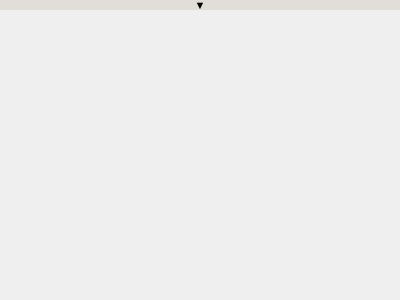
<?xml version="1.0" encoding="UTF-8"?>
<ui version="4.0">
 <class>GraphWidget</class>
 <widget class="QWidget" name="GraphWidget">
  <property name="geometry">
   <rect>
    <x>0</x>
    <y>0</y>
    <width>400</width>
    <height>300</height>
   </rect>
  </property>
  <property name="windowTitle">
   <string>Form</string>
  </property>
  <layout class="QVBoxLayout" name="verticalLayout_2">
   <property name="spacing">
    <number>0</number>
   </property>
   <property name="margin">
    <number>0</number>
   </property>
   <item>
    <layout class="QVBoxLayout" name="widgets">
     <property name="spacing">
      <number>0</number>
     </property>
    </layout>
   </item>
   <item>
    <widget class="QPushButton" name="pushButton">
     <property name="maximumSize">
      <size>
       <width>16777215</width>
       <height>10</height>
      </size>
     </property>
     <property name="palette">
      <palette>
       <active>
        <colorrole role="WindowText">
         <brush brushstyle="SolidPattern">
          <color alpha="255">
           <red>0</red>
           <green>0</green>
           <blue>0</blue>
          </color>
         </brush>
        </colorrole>
        <colorrole role="Button">
         <brush brushstyle="SolidPattern">
          <color alpha="255">
           <red>225</red>
           <green>222</green>
           <blue>215</blue>
          </color>
         </brush>
        </colorrole>
        <colorrole role="Light">
         <brush brushstyle="SolidPattern">
          <color alpha="255">
           <red>255</red>
           <green>255</green>
           <blue>255</blue>
          </color>
         </brush>
        </colorrole>
        <colorrole role="Midlight">
         <brush brushstyle="SolidPattern">
          <color alpha="255">
           <red>240</red>
           <green>238</green>
           <blue>235</blue>
          </color>
         </brush>
        </colorrole>
        <colorrole role="Dark">
         <brush brushstyle="SolidPattern">
          <color alpha="255">
           <red>112</red>
           <green>111</green>
           <blue>107</blue>
          </color>
         </brush>
        </colorrole>
        <colorrole role="Mid">
         <brush brushstyle="SolidPattern">
          <color alpha="255">
           <red>150</red>
           <green>148</green>
           <blue>143</blue>
          </color>
         </brush>
        </colorrole>
        <colorrole role="Text">
         <brush brushstyle="SolidPattern">
          <color alpha="255">
           <red>0</red>
           <green>0</green>
           <blue>0</blue>
          </color>
         </brush>
        </colorrole>
        <colorrole role="BrightText">
         <brush brushstyle="SolidPattern">
          <color alpha="255">
           <red>255</red>
           <green>255</green>
           <blue>255</blue>
          </color>
         </brush>
        </colorrole>
        <colorrole role="ButtonText">
         <brush brushstyle="SolidPattern">
          <color alpha="255">
           <red>0</red>
           <green>0</green>
           <blue>0</blue>
          </color>
         </brush>
        </colorrole>
        <colorrole role="Base">
         <brush brushstyle="SolidPattern">
          <color alpha="255">
           <red>255</red>
           <green>255</green>
           <blue>255</blue>
          </color>
         </brush>
        </colorrole>
        <colorrole role="Window">
         <brush brushstyle="SolidPattern">
          <color alpha="255">
           <red>225</red>
           <green>222</green>
           <blue>215</blue>
          </color>
         </brush>
        </colorrole>
        <colorrole role="Shadow">
         <brush brushstyle="SolidPattern">
          <color alpha="255">
           <red>0</red>
           <green>0</green>
           <blue>0</blue>
          </color>
         </brush>
        </colorrole>
        <colorrole role="AlternateBase">
         <brush brushstyle="SolidPattern">
          <color alpha="255">
           <red>240</red>
           <green>238</green>
           <blue>235</blue>
          </color>
         </brush>
        </colorrole>
        <colorrole role="ToolTipBase">
         <brush brushstyle="SolidPattern">
          <color alpha="255">
           <red>255</red>
           <green>255</green>
           <blue>220</blue>
          </color>
         </brush>
        </colorrole>
        <colorrole role="ToolTipText">
         <brush brushstyle="SolidPattern">
          <color alpha="255">
           <red>0</red>
           <green>0</green>
           <blue>0</blue>
          </color>
         </brush>
        </colorrole>
       </active>
       <inactive>
        <colorrole role="WindowText">
         <brush brushstyle="SolidPattern">
          <color alpha="255">
           <red>0</red>
           <green>0</green>
           <blue>0</blue>
          </color>
         </brush>
        </colorrole>
        <colorrole role="Button">
         <brush brushstyle="SolidPattern">
          <color alpha="255">
           <red>225</red>
           <green>222</green>
           <blue>215</blue>
          </color>
         </brush>
        </colorrole>
        <colorrole role="Light">
         <brush brushstyle="SolidPattern">
          <color alpha="255">
           <red>255</red>
           <green>255</green>
           <blue>255</blue>
          </color>
         </brush>
        </colorrole>
        <colorrole role="Midlight">
         <brush brushstyle="SolidPattern">
          <color alpha="255">
           <red>240</red>
           <green>238</green>
           <blue>235</blue>
          </color>
         </brush>
        </colorrole>
        <colorrole role="Dark">
         <brush brushstyle="SolidPattern">
          <color alpha="255">
           <red>112</red>
           <green>111</green>
           <blue>107</blue>
          </color>
         </brush>
        </colorrole>
        <colorrole role="Mid">
         <brush brushstyle="SolidPattern">
          <color alpha="255">
           <red>150</red>
           <green>148</green>
           <blue>143</blue>
          </color>
         </brush>
        </colorrole>
        <colorrole role="Text">
         <brush brushstyle="SolidPattern">
          <color alpha="255">
           <red>0</red>
           <green>0</green>
           <blue>0</blue>
          </color>
         </brush>
        </colorrole>
        <colorrole role="BrightText">
         <brush brushstyle="SolidPattern">
          <color alpha="255">
           <red>255</red>
           <green>255</green>
           <blue>255</blue>
          </color>
         </brush>
        </colorrole>
        <colorrole role="ButtonText">
         <brush brushstyle="SolidPattern">
          <color alpha="255">
           <red>0</red>
           <green>0</green>
           <blue>0</blue>
          </color>
         </brush>
        </colorrole>
        <colorrole role="Base">
         <brush brushstyle="SolidPattern">
          <color alpha="255">
           <red>255</red>
           <green>255</green>
           <blue>255</blue>
          </color>
         </brush>
        </colorrole>
        <colorrole role="Window">
         <brush brushstyle="SolidPattern">
          <color alpha="255">
           <red>225</red>
           <green>222</green>
           <blue>215</blue>
          </color>
         </brush>
        </colorrole>
        <colorrole role="Shadow">
         <brush brushstyle="SolidPattern">
          <color alpha="255">
           <red>0</red>
           <green>0</green>
           <blue>0</blue>
          </color>
         </brush>
        </colorrole>
        <colorrole role="AlternateBase">
         <brush brushstyle="SolidPattern">
          <color alpha="255">
           <red>240</red>
           <green>238</green>
           <blue>235</blue>
          </color>
         </brush>
        </colorrole>
        <colorrole role="ToolTipBase">
         <brush brushstyle="SolidPattern">
          <color alpha="255">
           <red>255</red>
           <green>255</green>
           <blue>220</blue>
          </color>
         </brush>
        </colorrole>
        <colorrole role="ToolTipText">
         <brush brushstyle="SolidPattern">
          <color alpha="255">
           <red>0</red>
           <green>0</green>
           <blue>0</blue>
          </color>
         </brush>
        </colorrole>
       </inactive>
       <disabled>
        <colorrole role="WindowText">
         <brush brushstyle="SolidPattern">
          <color alpha="255">
           <red>112</red>
           <green>111</green>
           <blue>107</blue>
          </color>
         </brush>
        </colorrole>
        <colorrole role="Button">
         <brush brushstyle="SolidPattern">
          <color alpha="255">
           <red>225</red>
           <green>222</green>
           <blue>215</blue>
          </color>
         </brush>
        </colorrole>
        <colorrole role="Light">
         <brush brushstyle="SolidPattern">
          <color alpha="255">
           <red>255</red>
           <green>255</green>
           <blue>255</blue>
          </color>
         </brush>
        </colorrole>
        <colorrole role="Midlight">
         <brush brushstyle="SolidPattern">
          <color alpha="255">
           <red>240</red>
           <green>238</green>
           <blue>235</blue>
          </color>
         </brush>
        </colorrole>
        <colorrole role="Dark">
         <brush brushstyle="SolidPattern">
          <color alpha="255">
           <red>112</red>
           <green>111</green>
           <blue>107</blue>
          </color>
         </brush>
        </colorrole>
        <colorrole role="Mid">
         <brush brushstyle="SolidPattern">
          <color alpha="255">
           <red>150</red>
           <green>148</green>
           <blue>143</blue>
          </color>
         </brush>
        </colorrole>
        <colorrole role="Text">
         <brush brushstyle="SolidPattern">
          <color alpha="255">
           <red>112</red>
           <green>111</green>
           <blue>107</blue>
          </color>
         </brush>
        </colorrole>
        <colorrole role="BrightText">
         <brush brushstyle="SolidPattern">
          <color alpha="255">
           <red>255</red>
           <green>255</green>
           <blue>255</blue>
          </color>
         </brush>
        </colorrole>
        <colorrole role="ButtonText">
         <brush brushstyle="SolidPattern">
          <color alpha="255">
           <red>112</red>
           <green>111</green>
           <blue>107</blue>
          </color>
         </brush>
        </colorrole>
        <colorrole role="Base">
         <brush brushstyle="SolidPattern">
          <color alpha="255">
           <red>225</red>
           <green>222</green>
           <blue>215</blue>
          </color>
         </brush>
        </colorrole>
        <colorrole role="Window">
         <brush brushstyle="SolidPattern">
          <color alpha="255">
           <red>225</red>
           <green>222</green>
           <blue>215</blue>
          </color>
         </brush>
        </colorrole>
        <colorrole role="Shadow">
         <brush brushstyle="SolidPattern">
          <color alpha="255">
           <red>0</red>
           <green>0</green>
           <blue>0</blue>
          </color>
         </brush>
        </colorrole>
        <colorrole role="AlternateBase">
         <brush brushstyle="SolidPattern">
          <color alpha="255">
           <red>225</red>
           <green>222</green>
           <blue>215</blue>
          </color>
         </brush>
        </colorrole>
        <colorrole role="ToolTipBase">
         <brush brushstyle="SolidPattern">
          <color alpha="255">
           <red>255</red>
           <green>255</green>
           <blue>220</blue>
          </color>
         </brush>
        </colorrole>
        <colorrole role="ToolTipText">
         <brush brushstyle="SolidPattern">
          <color alpha="255">
           <red>0</red>
           <green>0</green>
           <blue>0</blue>
          </color>
         </brush>
        </colorrole>
       </disabled>
      </palette>
     </property>
     <property name="font">
      <font>
       <pointsize>8</pointsize>
      </font>
     </property>
     <property name="focusPolicy">
      <enum>Qt::NoFocus</enum>
     </property>
     <property name="autoFillBackground">
      <bool>true</bool>
     </property>
     <property name="text">
      <string>▼</string>
     </property>
     <property name="flat">
      <bool>true</bool>
     </property>
    </widget>
   </item>
   <item>
    <widget class="QWidget" name="optionsWidget" native="true">
     <layout class="QHBoxLayout" name="horizontalLayout">
      <property name="margin">
       <number>0</number>
      </property>
      <item>
       <layout class="QVBoxLayout" name="options"/>
      </item>
     </layout>
    </widget>
   </item>
  </layout>
 </widget>
 <resources/>
 <connections>
  <connection>
   <sender>pushButton</sender>
   <signal>clicked()</signal>
   <receiver>pushButton</receiver>
   <slot>hide()</slot>
   <hints>
    <hint type="sourcelabel">
     <x>225</x>
     <y>140</y>
    </hint>
    <hint type="destinationlabel">
     <x>250</x>
     <y>146</y>
    </hint>
   </hints>
  </connection>
  <connection>
   <sender>pushButton</sender>
   <signal>clicked()</signal>
   <receiver>optionsWidget</receiver>
   <slot>show()</slot>
   <hints>
    <hint type="sourcelabel">
     <x>119</x>
     <y>153</y>
    </hint>
    <hint type="destinationlabel">
     <x>118</x>
     <y>210</y>
    </hint>
   </hints>
  </connection>
 </connections>
</ui>
